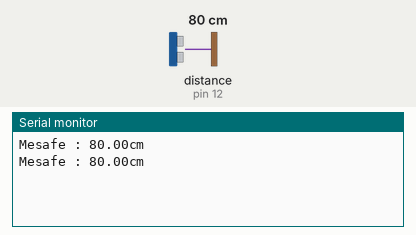
The sketch below on a simulated Arduino Uno, built with avr-gcc and run on an emulated ATmega328P. Shown: the last lines printed to the serial monitor. The test bench sets the inputs (shaded band); at power-on: distance to the obstacle (sensor on pin 12) 80 cm.

Above: at 1.8 s.
1.9 s: distance to the obstacle (sensor on pin 12) set to 2 cm
At 2.8 s:
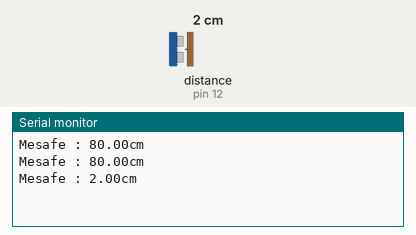
3.4 s: distance to the obstacle (sensor on pin 12) set to 4 cm
At 4.8 s:
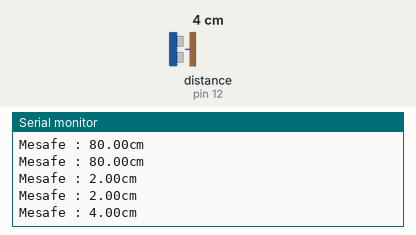
Timing chart, 0 to 6.4 s (numbered marks = the images above; inputs shaded):
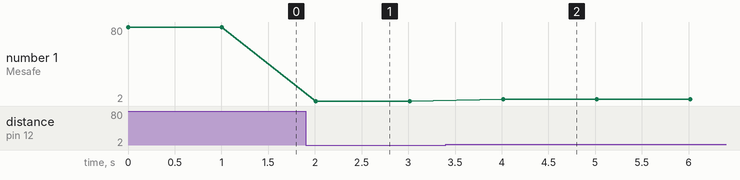

The sketch:

sketch_oct13a.ino
```cpp
#include <HCSR04.h>

UltraSonicDistanceSensor distanceSensor(13,12);

void setup() {
Serial.begin(9600);


}


void loop() {
Serial.print("Mesafe : ");

Serial.print(distanceSensor.measureDistanceCm());
Serial.println("cm");
delay(1000);


}
```

ogrenciyedek.ino
```cpp

```

Measured:
- after the input at 1.9 s, the serial monitor: prints a new line after 0.11 s (image 1)
- after the input at 3.4 s, the serial monitor: prints a new line after 0.61 s (image 2)
- plotted number 1: 80 → 2 after the input at 1.9 s, 2 → 4 after the input at 3.4 s
